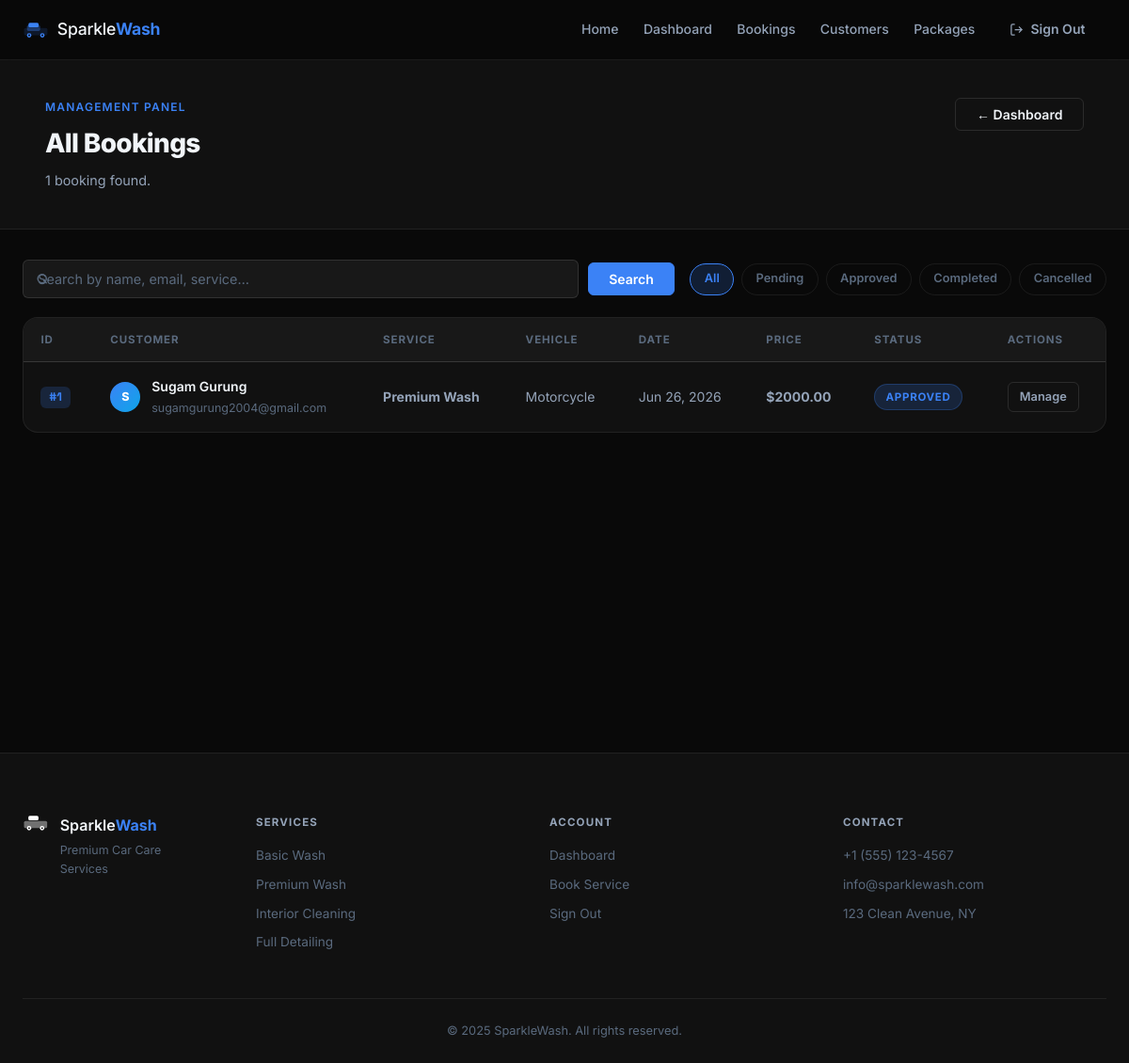
Page /panel/bookings/ (signed in) on the earlier database version.
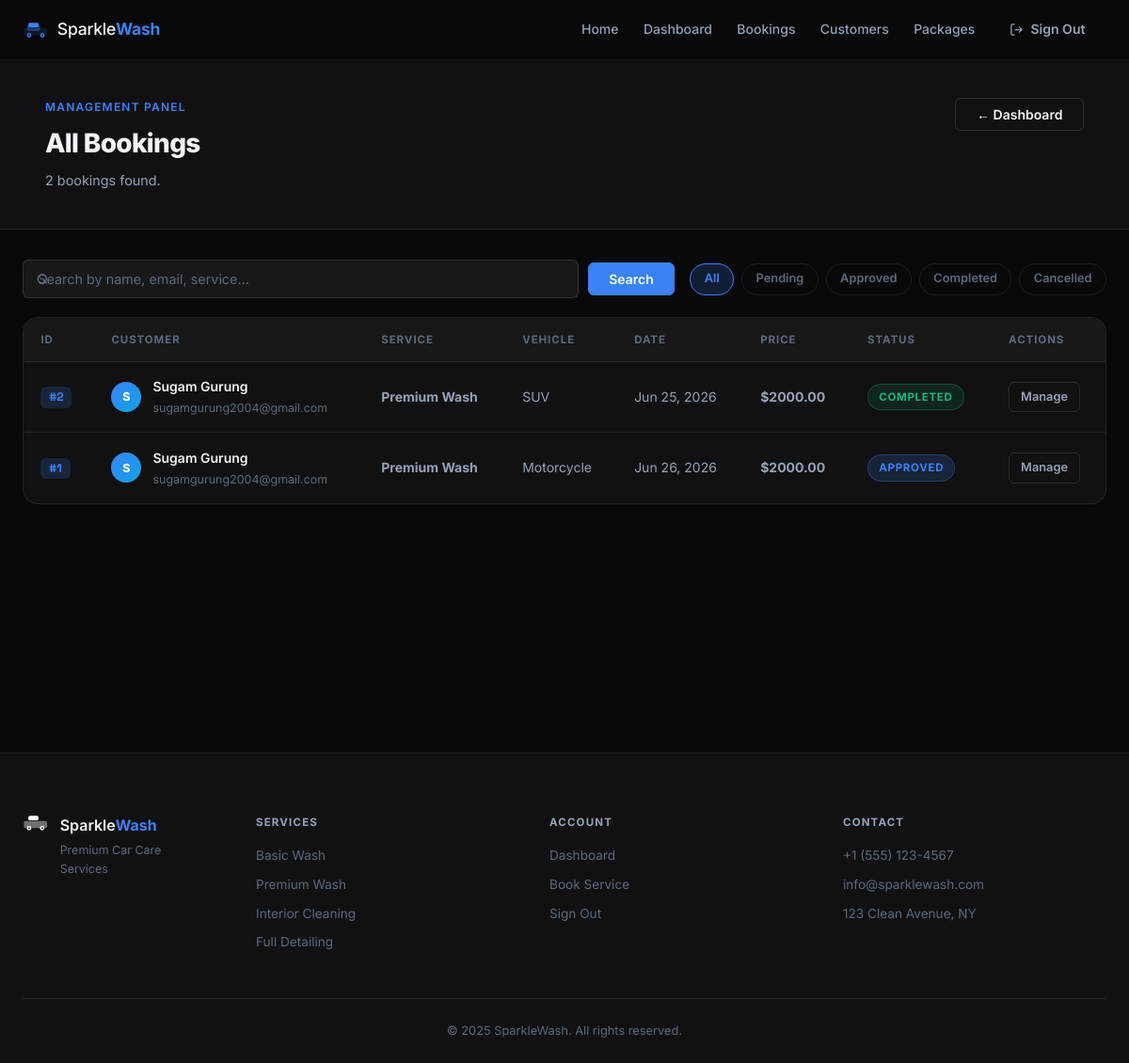
Same page on the later database version.
### wash/models.py (models this page shows, shortened)
class Booking(models.Model):
    STATUS_CHOICES = [
        ('pending', 'Pending'),
        ('approved', 'Approved'),
        ('completed', 'Completed'),
        ('cancelled', 'Cancelled'),
    ]
    VEHICLE_TYPES = [
        ('sedan', 'Sedan'),
        ('suv', 'SUV'),
        ('truck', 'Truck'),
        ('van', 'Van'),
        ('motorcycle', 'Motorcycle'),
        ('other', 'Other'),
    ]
    TIME_SLOTS = [
        ('morning', 'Morning (9 AM – 11 AM)'),
        ('afternoon', 'Afternoon (12 PM – 3 PM)'),
        ('evening', 'Evening (4 PM – 6 PM)'),
    ]
    customer = models.ForeignKey(User, on_delete=models.CASCADE, related_name='bookings')
    service_package = models.ForeignKey(ServicePackage, on_delete=models.PROTECT)
    vehicle_type = models.CharField(max_length=20, choices=VEHICLE_TYPES)
    appointment_date = models.DateField()
    appointment_time = models.CharField(max_length=20, choices=TIME_SLOTS, default='morning')
    notes = models.TextField(blank=True)
    status = models.CharField(max_length=20, choices=STATUS_CHOICES, default='pending')
    created_at = models.DateTimeField(auto_now_add=True)
    class Meta:
        ordering = ['-created_at']

class ServicePackage(models.Model):
    name = models.CharField(max_length=100)
    description = models.TextField()
    price = models.DecimalField(max_digits=8, decimal_places=2)

### wash/views.py (the view, shortened to what this page needs)
# urls.py: path('panel/bookings/', views.admin_bookings, name='admin_bookings'),
@login_required
@staff_required
def admin_bookings(request):
    qs = Booking.objects.select_related('customer', 'service_package').order_by('-created_at')
    status_filter = request.GET.get('status', '')
    search = request.GET.get('q', '').strip()
    if status_filter:
        qs = qs.filter(status=status_filter)
    return render(request, 'admin_panel/bookings.html', {
        'bookings': qs,
        'status_filter': status_filter,
        'search': search,
        'status_choices': Booking.STATUS_CHOICES,
        'total_count': qs.count(),
    })

### wash/views.py (called while the page is built)
def _is_staff(user):
    return user.is_active and (user.is_staff or user.is_superuser)

### templates/admin_panel/bookings.html (shortened to what this page needs)
{% extends 'base.html' %}
{% block content %}
<div class="page-wrap admin-wrap">
  <div class="admin-header">
    <div class="container">
      <div class="page-header-inner">
        <div>
          <p class="page-eyebrow">Management Panel</p>
          <h1 class="page-title">All Bookings</h1>
          <p class="page-sub">{{ total_count }} booking{{ total_count|pluralize }} found.</p>
        </div>
        <a href="{% url 'admin_dashboard' %}" class="btn btn-outline">← Dashboard</a>
      </div>
    </div>
  </div>
  <div class="container" style="padding-top:2rem;padding-bottom:4rem">
    <div class="admin-toolbar">
      <form method="get" class="search-form">
        <div class="search-wrap">
          <input type="text" name="q" value="{{ search }}" placeholder="Search by name, email, service…" class="search-input">
        </div>
        <button type="submit" class="btn btn-primary">Search</button>
      </form>
      <div class="filter-bar" style="margin:0">
        <a href="{% url 'admin_bookings' %}{% if search %}?q={{ search }}{% endif %}" class="filter-chip {% if not status_filter %}fc-active{% endif %}">All</a>
        {% for val, label in status_choices %}
        <a href="?status={{ val }}{% if search %}&q={{ search }}{% endif %}" class="filter-chip fc-{{ val }} {% if status_filter == val %}fc-active{% endif %}">{{ label }}</a>
        {% endfor %}
      </div>
    </div>
    {% if bookings %}
    <div class="history-table-wrap">
      <table class="data-table">
        <thead>
          <tr>
            <th>ID</th>
            <th>Customer</th>
            <th>Service</th>
            <th>Vehicle</th>
            <th>Date</th>
            <th>Price</th>
            <th>Status</th>
            <th>Actions</th>
          </tr>
        </thead>
        <tbody>
          {% for b in bookings %}
          <tr>
            <td><span class="booking-ref">#{{ b.pk }}</span></td>
            <td>
              <div class="customer-cell">
                <div class="cc-avatar">{{ b.customer.first_name.0|default:b.customer.username.0|upper }}</div>
                <div>
                  <p class="cc-name">{{ b.customer.get_full_name|default:b.customer.username }}</p>
                  <p class="cc-email">{{ b.customer.email }}</p>
                </div>
              </div>
            </td>
            <td><strong>{{ b.service_package.name }}</strong></td>
            <td>{{ b.get_vehicle_type_display }}</td>
            <td>{{ b.appointment_date|date:"M d, Y" }}</td>
            <td class="price-cell">${{ b.service_package.price }}</td>
            <td><span class="status-pill sp-{{ b.status }}">{{ b.get_status_display }}</span></td>
            <td>
              <div class="action-row">
                <a href="{% url 'admin_booking_detail' b.pk %}" class="table-action-btn">Manage</a>
              </div>
            </td>
          </tr>
          {% endfor %}
        </tbody>
      </table>
    </div>
    {% endif %}
  </div>
</div>
{% endblock %}

Differences in the rows shown:
added Booking: pk "2", customer.first_name.0 "S", customer.get_full_name "Sugam Gurung", customer.email "sugamgurung2004@gmail.com", service_package.name "Premium Wash", vehicle_type "SUV", appointment_date "Jun 25, 2026", service_package.price "2000.00", status "COMPLETED"
Other differences:
{{ total_count }}: "1" → "2"
